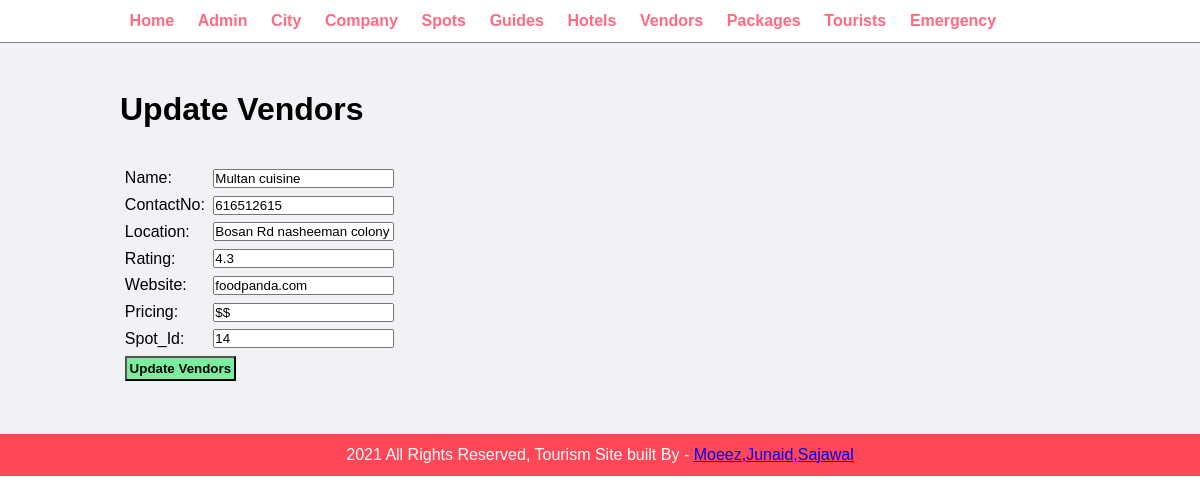
/admin/update-vendor.php?id=2, run on the app's committed database.
### tables this page shows
CREATE TABLE `food_vendors` (
  `ID` int(11) NOT NULL,
  `Name` varchar(30) NOT NULL,
  `ContactNO` varchar(15) DEFAULT NULL,
  `Location` varchar(100) NOT NULL,
  `Rating` float DEFAULT NULL COMMENT 'Out of 5',
  `Website` varchar(50) DEFAULT NULL,
  `Pricing` varchar(20) DEFAULT NULL,
  `Spot_Id` int(11) NOT NULL
);

### admin/update-vendor.php (the view, shortened to what this page needs)
<?php include('partial/menu.php'); ?>
<div class="main-content">
    <div class="wrapper">
        <h1>Update Vendors</h1>
        <br><br>
        <?php
            $id=$_GET['id'];
            $sql="SELECT * FROM food_vendors WHERE ID=$id";
            $res= mysqli_query($conn, $sql);
            if($res==true)
            {
                $count = mysqli_num_rows($res);
               if($count==1)
                {
                    $rows=mysqli_fetch_assoc($res);
					$Name=$rows['Name'];
					$ContactNO=$rows['ContactNO'];
					$Location=$rows['Location'];
					$Rating=$rows['Rating'];
					$Website=$rows['Website'];
					$Pricing=$rows['Pricing'];
					$Spot_Id=$rows['Spot_Id'];
                }
                else
                {
                    header('location:'.SITEURL.'admin/manage-vendor.php');
                }
            }
        ?>
        <form action="" method="POST">
            <table class="tbl-30">
                <tr>
                    <td>Name: </td>
                    <td>
                        <input type="text" name="Name" value="<?php echo $Name; ?>">
                    </td>
                </tr>
				<tr>
                    <td>ContactNo: </td>
                    <td>
                        <input type="text" name="ContactNO" value="<?php echo $ContactNO; ?>">
                    </td>
                </tr>
				<tr>
                    <td>Location: </td>
                    <td>
                        <input type="text" name="Location" value="<?php echo $Location; ?>">
                    </td>
                </tr>
                <tr>
                    <td>Rating: </td>
                    <td>
                        <input type="text" name="Rating" value="<?php echo $Rating; ?>">
                    </td>
                </tr>
				<tr>
                    <td>Website: </td>
                    <td>
                        <input type="text" name="Website" value="<?php echo $Website; ?>">
                    </td>
                </tr>
				<tr>
                    <td>Pricing: </td>
                    <td>
                        <input type="text" name="Pricing" value="<?php echo $Pricing; ?>">
                    </td>
                </tr>
				<tr>
                    <td>Spot_Id: </td>
                    <td>
                        <input type="text" name="Spot_Id" value="<?php echo $Spot_Id; ?>">
                    </td>
                </tr>
                <tr>
                    <td colspan="2">
                        <input type="submit" name="submit" value="Update Vendors" class="btn-secondary">
                    </td>
                </tr>
            </table>
        </form>
    </div>
</div>
<?php include('partial/footer.php'); ?>

### css/admin.css (style rules this page uses)
* { margin: 0; padding: 0; font-family: Arial, Helvetica, sans-serif; }
.wrapper { padding: 1%; width: 80%; margin: 0 auto; }
.tbl-30 { width: 30%; }
table tr td { padding: 1%; }
.btn-secondary { background-color: #7bed9f; padding: 1%; color: black; text-decoration: none; font-weight: bold; }
.main-content { background-color: #f1f2f6; padding: 3% 0; }

### data on the page
food_vendors: Name "Multan cuisine", ContactNO "616512615", Location "Bosan Rd nasheeman colony", Rating "4.3", Website "foodpanda.com", Pricing "$$", Spot_Id "14"
